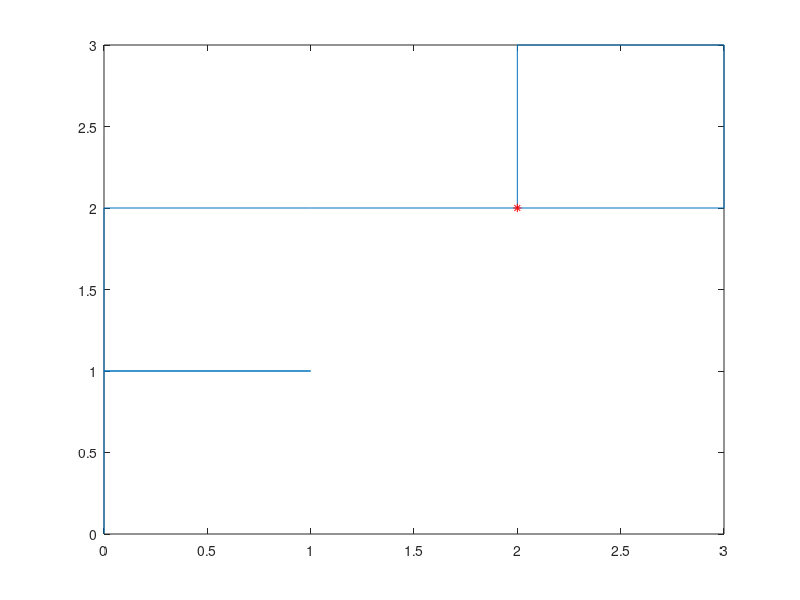
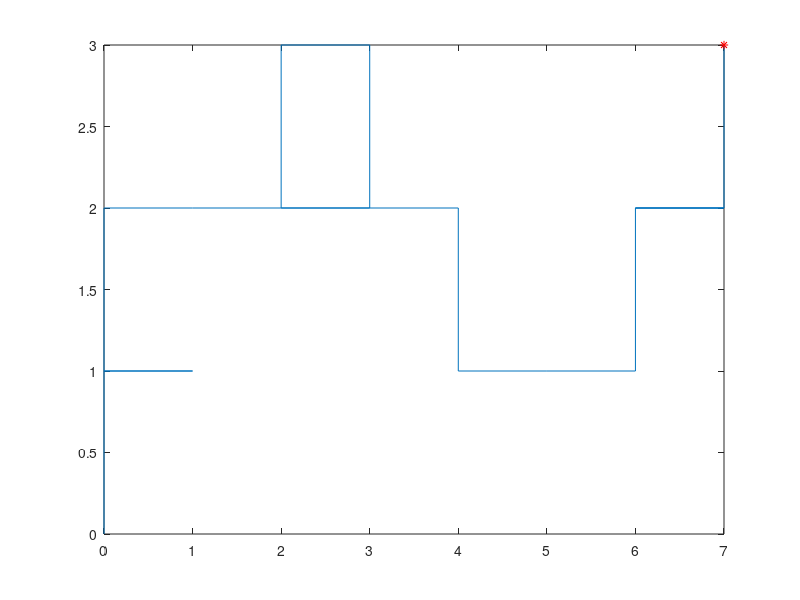
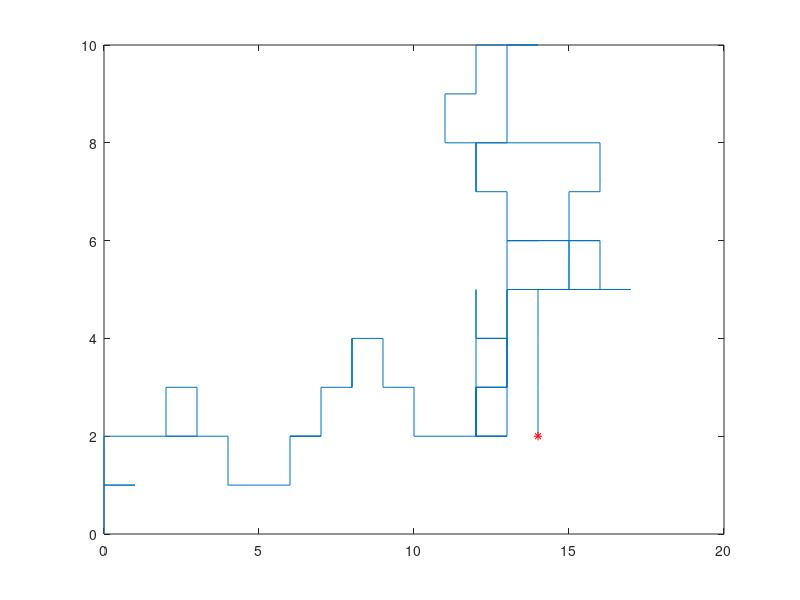

Write the MATLAB code that produced these figures, in order.
%% John DeSalvo
% Random Walks

% We start off by populating a 1001 by 2 matrix with zeros as the default
% value. N is chosen to be 1001 as the length arbitrarily.
N = 1000;
A = zeros(N+1, 2);
% Leaving the first row as (0, 0) by default, the rest of the matrix is
% populated with random values. These values are determined by the random
% walk of the hypothetical drunkard. For each iteration, he moves one step
% in either the north, south, east, or west direction, away from his
% previous position.
for i = 2:N+1
    rando = randi([1 4]);
    % North 0, 1
    if(rando == 1)
        A(i, 2) = A(i-1, 2) + 1;
        A(i, 1) = A(i-1, 1);
    % South 0, -1
    elseif(rando == 2)
        A(i, 2) = A(i-1, 2) - 1;
        A(i, 1) = A(i-1, 1);
    % West -1, 0
    elseif(rando == 3)
        A(i, 1) = A(i-1, 1) - 1;
        A(i, 2) = A(i-1, 2);
    % East 0, 1
    else
        A(i, 1) = A(i-1, 1) + 1;
        A(i, 2) = A(i-1, 2);
    end
end

%% Problem 1
% N values are defined in an array to be easily iterated through, this is
% so we can analyze sub-matrices of the the matrix previously defined
N = [10, 20, 100];
% an array is initialized to hold the values for the distances for each N
% value
dist = [];
% iterating through the N array
for k = 1:length(N)
    % creating a new figure for each N value
    figure(k)
    % plotting smaller subsets of the random walk for each N value
    plot(A(1:N(k)+1, 1), A(1:N(k)+1, 2))
    hold on; % don't ket the next plot override
    % showing the point where the drunkard is for each N value
    plot(A(N(k)+1,1), A(N(k)+1, 2), 'r*')
    % computing the distance for the ultimate destination for each subset
    % of the random walk using the distance formula, which is just the
    % Euclidean norm in this case since we are measuring from the origin
    dist(k) = sqrt((A(N(k)+1, 1))^2 + (A(N(k)+1, 2))^2) ;
end
dist
%% Problem 2
% In this part of the lab, a Monte Carlo simulation is performed. 1,000
% different random matrices are generated with length of 101 rather than
% 1,001. The probability of either $|x|$ OR $|y|$ value being
% $\ge 10$ is approximated by adding the ratios of the counts of each to
% the total numer of trials.

% counter variables
xCount = 0;
yCount = 0;
% for loop that performs a Monte Carlo simulation of 1,000 trials
for k = 1:1000
    % This is the same exact subroutine that was previously used to
    % populate the matrix, the only difference is the number of rows
    N = 100;
    A = zeros(N+1, 2);
    for i = 2:N+1
        rando = randi([1 4]);
        % North 0, 1
        if(rando == 1)
            A(i, 2) = A(i-1, 2) + 1;
            A(i, 1) = A(i-1, 1);
        % South 0, -1
        elseif(rando == 2)
            A(i, 2) = A(i-1, 2) - 1;
            A(i, 1) = A(i-1, 1);
        % West -1, 0
        elseif(rando == 3)
            A(i, 1) = A(i-1, 1) - 1;
            A(i, 2) = A(i-1, 2);
        % East 0, 1
        else
            A(i, 1) = A(i-1, 1) + 1;
            A(i, 2) = A(i-1, 2);
        end
    end
    % The following statements allow either of the counter variables to
    % increment if the value is 10 or greater (we can use '>9' since all
    % values are integers)
    if(A(N+1,1) > 9)
        xCount = xCount + 1;
    end
    if(A(N+1, 2) >9)
        yCount = yCount + 1;
    end
end
xCount
yCount
% The probability of either the vertical or the horizontal poisiton being
% greater than 10
p = (xCount + yCount)/k